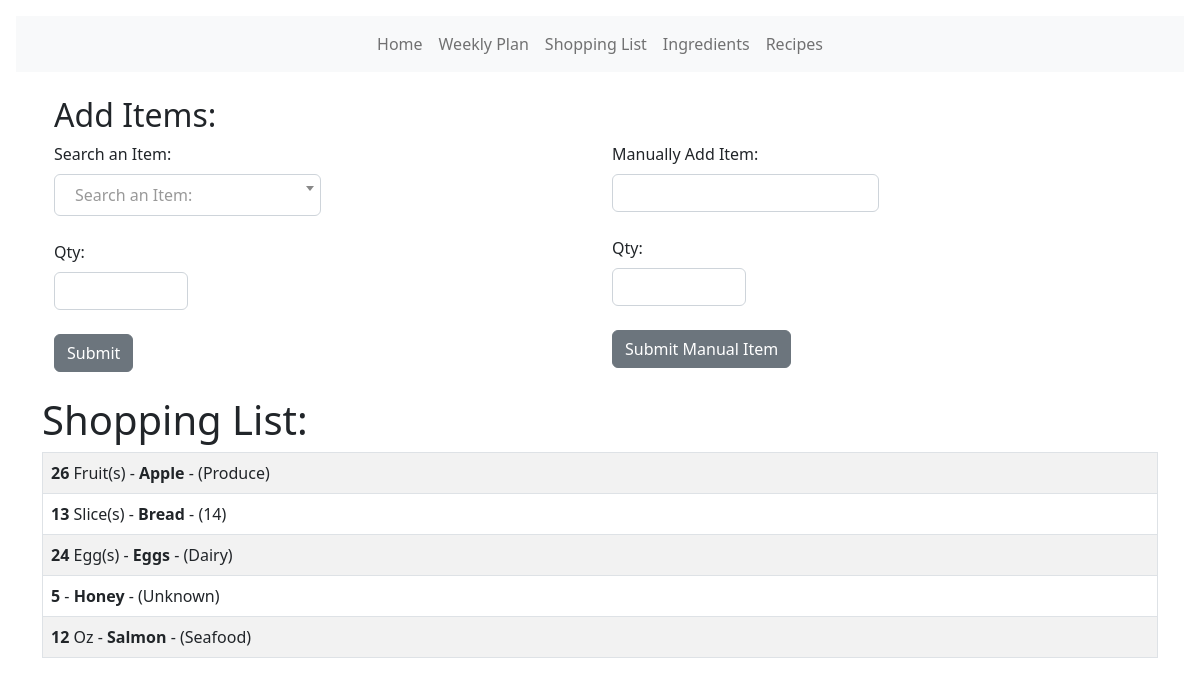
Page /list on the committed database.
### models.py (models this page shows, shortened)
class Shopping(db.Model):
    id = db.Column(db.Integer, primary_key=True)
    qty = db.Column(db.Float)
    unit_name = db.Column(db.String(30))
    ingredient_name = db.Column(db.String(120))
    aisle_name = db.Column(db.String(30))
    aisle_id = db.Column(db.Integer)
    day_label = db.Column(db.String(10))

### main.py (the view, shortened to what this page needs)
@app.route("/list", methods=["GET", "POST"])
def list():
    our_add = (
        Shopping.query.with_entities(
            Shopping.ingredient_name,
            Shopping.qty,
            Shopping.unit_name,
            Shopping.aisle_name,
            Shopping.aisle_id,
            func.sum(Shopping.qty).label("total"),
        )
        .group_by(Shopping.ingredient_name)
        .order_by(Shopping.ingredient_name)
        .all()
    )
    names = db.session.query(Ingredient.name).order_by(Ingredient.name)
    names = [i[0] for i in names]
    form = ShoppingForm()
    form.name.choices = [("")] + [(name) for name in names]
    item = None
    form2 = ManualShoppingForm()
    if form2.validate_on_submit():
        update = Shopping(
            ingredient_name=form2.item.data,
            qty=form2.bqty.data,
            unit_name="",
            aisle_name="Unknown",
            aisle_id=0,
        )
        db.session.add(update)
        db.session.commit()
        our_add = (
            Shopping.query.with_entities(
                Shopping.ingredient_name,
                Shopping.qty,
                Shopping.unit_name,
                Shopping.aisle_name,
                Shopping.aisle_id,
                func.sum(Shopping.qty).label("total"),
            )
            .group_by(Shopping.ingredient_name)
            .order_by(Shopping.ingredient_name)
            .all()
        )
        form2.item.data = ""
        return render_template(
            "list.html", form=form, form2=form2, item=item, name=name, our_add=our_add
        )
    else:
        return render_template(
            "list.html", form=form, form2=form2, item=item, name=name, our_add=our_add
        )

### forms.py
class ShoppingForm(FlaskForm):
    aqty = DecimalField("Qty:", validators=[validators.InputRequired()])
    name = SelectField(
        "Search an Item:",
        validators=[validators.InputRequired()],
        validate_choice=False,
    )
    submit = SubmitField("Submit")

class ManualShoppingForm(FlaskForm):
    bqty = DecimalField("Qty:", validators=[validators.InputRequired()])
    item = StringField("Manually Add Item:", validators=[validators.DataRequired()])
    submit1 = SubmitField("Submit Manual Item")

### templates/list.html (shortened to what this page needs)
<!DOCTYPE html>
<html lang="en">
  <head>
    <link
      href="{{ url_for('static', filename='css/select2.css') }}"
      rel="stylesheet"
    />
    {% extends 'base.html' %} {% block content %}
  </head>
  <body>
    <br />
  <div class="container">
      <h2>Add Items:</h2>
    <div class="row">
      <div class="col-sm">
        <form method="POST">
            {{ form.hidden_tag() }} {{ form.name.label(class="form-label") }} <br>{{ form.name }}
            <br />
            <br />
            {{ form.hidden_tag() }} {{ form.aqty.label(class="form-label") }} {{
            form.aqty(class="form-control w-25") }}
            <br />
            {{ form.submit(class="btn btn-secondary") }}
        </form>
      </div>
      <br />
        <div class="col-sm">
          <form method="POST">
            {{ form2.hidden_tag() }} {{ form2.item.label(class="form-label") }}
            <br />
            {{ form2.item(class="form-control w-50") }} <br> {{ form2.hidden_tag()}}
            {{ form2.bqty.label(class="form-label") }} {{
            form2.bqty(class="form-control w-25") }}
            <br />
            {{ form2.submit1(class="btn btn-secondary") }}
          </form>
        </div>
      </div>
    </div>
    <br />
    <div class="container">
      <h1>Shopping List:</h1>
      <table class="table table-hover table-bordered table-striped">
        {% for shopping_list in our_add %}
        <tr>
          <td>
            <b>{{'%0.0f'|format(shopping_list.total|float) }}</b> {{shopping_list.unit_name }} - <b>{{
            shopping_list.ingredient_name }}</b> - ({{ shopping_list.aisle_name }})
          </td>
        </tr>
        {% endfor %}
      </table>
    </div>
  </body>
  {% endblock %}

### templates/base.html (shortened to what this page needs)
<!DOCTYPE html>
<html lang="en">
  <head>
    <link
      href="https://cdn.jsdelivr.net/npm/bootstrap@5.0.2/dist/css/bootstrap.min.css"
      rel="stylesheet"
    />
    <link
      href="{{ url_for('static', filename='css/style.css') }}"
      rel="stylesheet"
    />
  </head>
  <body>
    {% include 'navbar.html' %}
    <div class="container">{% block content %} {% endblock %}</div>
  </body>
</html>

### templates/navbar.html (shortened to what this page needs)
<!DOCTYPE html>
<html lang="en">
  <head>
    <link
      href="https://cdn.jsdelivr.net/npm/bootstrap@5.2.0/dist/css/bootstrap.min.css"
      rel="stylesheet"
    />
    <link
      href="https://getbootstrap.com/docs/5.2/assets/css/docs.css"
      rel="stylesheet"
    />
  </head>
  <body class="p-3 m-0 border-0 bd-example">
    <nav class="navbar navbar-expand-lg bg-light">
      <div class="container-fluid">
        <div class="collapse navbar-collapse" id="navbarTogglerDemo01">
          <ul class="navbar-nav mx-auto mb-2 mb-lg-0">
            <li class="nav-item">
              <a class="nav-link" href="{{ url_for('index') }}">Home</a>
            </li>
            <li class="nav-item">
              <a class="nav-link" href="{{ url_for('weekly_plan') }}">Weekly Plan</a>
            </li>
            <li class="nav-item">
              <a class="nav-link" href="{{ url_for('list') }}">Shopping List</a>
            <li class="nav-item">
              <a class="nav-link" href="{{ url_for('ingredient_page') }}">Ingredients</a>
            </li>
            <li class="nav-item">
              <a class="nav-link" href="{{ url_for('recipe_list') }}">Recipes</a>
            </li>
            </li>
          </ul>
        </div>
      </div>
    </nav>
  </body>
</html>

### rows in the picture
Shopping: total "13", unit_name "Slice(s)", ingredient_name "Bread", aisle_name "14"
Shopping: total "5", ingredient_name "Honey", aisle_name "Unknown"
Shopping: total "12", unit_name "Oz", ingredient_name "Salmon", aisle_name "Seafood"

### other values in the picture
{{ '%0.0f'|format(shopping_list.total|float) }} "26" "24"
{{ shopping_list.unit_name }} "Fruit(s)" "Egg(s)"
{{ shopping_list.ingredient_name }} "Apple" "Eggs"
{{ shopping_list.aisle_name }} "Produce" "Dairy"
